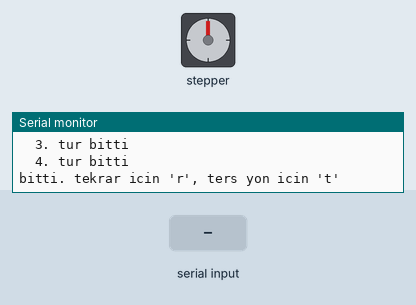
This sketch was run on a simulated ESP32. Parts: stepper motor, the last lines printed to the serial monitor. Wiring (inferred from the names in the program): stepper motor driver (200 steps per turn assumed): step GPIO 25; direction GPIO 26. The test bench sets the inputs (shaded band).

Above: at 14.8 s.
14.9 s: "t" received over Serial
At 15.6 s:
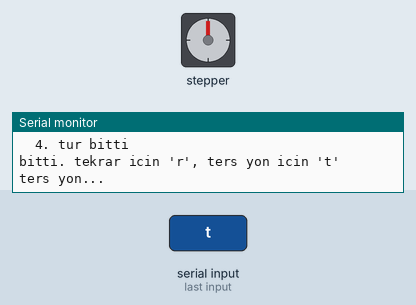
23.9 s: "r" received over Serial
At 27.3 s:
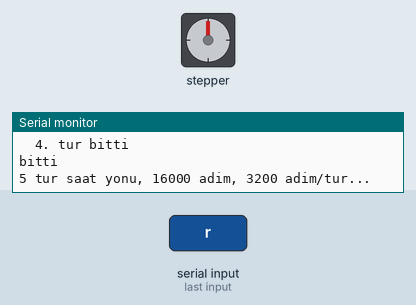
Timing chart, 0 to 39.5 s (numbered marks = the images above; inputs shaded):
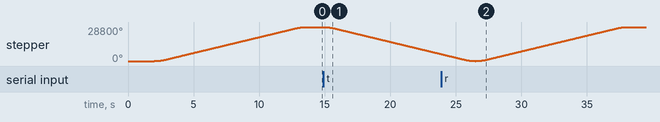

Measured:
- after the input at 14.9 s, stepper: keeps turning counter-clockwise at about 2550°/s, starting at once

The sketch:

bes_tur.ino
```cpp
// (licence header left out)
#define PUL 25
#define DIR 26

#define MIKROADIM     16
#define ADIM_PER_TUR  (200L * MIKROADIM)      // 3200
#define TUR_SAYISI    5
#define YON_SAAT      HIGH                    // ters donerse LOW yap

#define HIZ_BAS       300     // adim/s, rampanin alt ucu
#define HIZ_SON      1500     // adim/s, kruvaziyer
#define RAMPA_ADIM    600     // kac adimda hizlanip yavaslar

// adim/s -> yarim periyot (us)
static inline uint32_t hizToUs(uint32_t adimSaniye) {
  return 500000UL / adimSaniye;
}

void adimAt(uint32_t usYari) {
  digitalWrite(PUL, HIGH);
  delayMicroseconds(usYari);
  digitalWrite(PUL, LOW);
  delayMicroseconds(usYari);
}

void hareket(bool yon, long toplam) {
  digitalWrite(DIR, yon);
  delayMicroseconds(20);                  // TB6600 DIR setup suresi

  long rampa = min((long)RAMPA_ADIM, toplam / 2);

  for (long i = 0; i < toplam; i++) {
    uint32_t hiz;
    if (i < rampa) {
      hiz = HIZ_BAS + (uint32_t)((HIZ_SON - HIZ_BAS) * i / rampa);
    } else if (i >= toplam - rampa) {
      hiz = HIZ_BAS + (uint32_t)((HIZ_SON - HIZ_BAS) * (toplam - 1 - i) / rampa);
    } else {
      hiz = HIZ_SON;
    }
    adimAt(hizToUs(hiz));

    if ((i % ADIM_PER_TUR) == 0 && i > 0)
      Serial.printf("  %ld. tur bitti\n", i / ADIM_PER_TUR);
  }
}

void besTur() {
  long toplam = ADIM_PER_TUR * TUR_SAYISI;
  Serial.printf("%d tur saat yonu, %ld adim, %ld adim/tur...\n",
                TUR_SAYISI, toplam, ADIM_PER_TUR);
  hareket(YON_SAAT, toplam);
  Serial.println("bitti. tekrar icin 'r', ters yon icin 't'");
}

void setup() {
  Serial.begin(115200);
  pinMode(PUL, OUTPUT); digitalWrite(PUL, LOW);
  pinMode(DIR, OUTPUT); digitalWrite(DIR, LOW);

  delay(2000);                    // seri portun acilmasi icin pay
  Serial.println(F("\n=== 5 tur saat yonunde ==="));
  Serial.printf("PUL=GPIO%d DIR=GPIO%d  mikroadim=1/%d\n", PUL, DIR, MIKROADIM);
  besTur();
}

void loop() {
  if (!Serial.available()) return;
  char c = Serial.read();
  if (c == 'r') besTur();
  else if (c == 't') {
    Serial.println("ters yon...");
    hareket(!YON_SAAT, ADIM_PER_TUR * TUR_SAYISI);
    Serial.println("bitti");
  }
}
```
